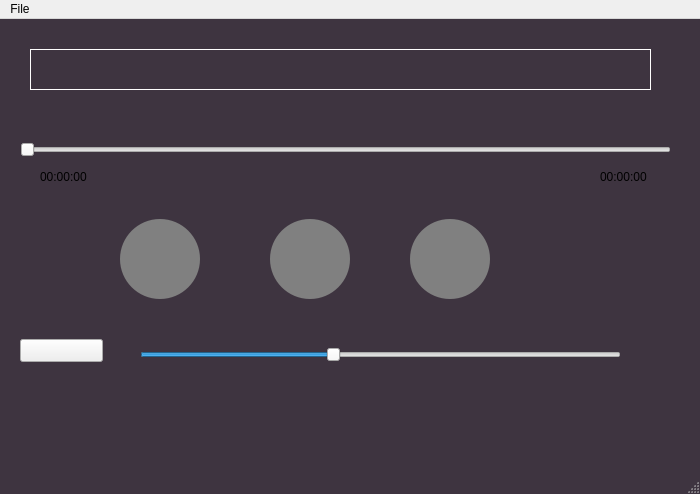
<?xml version="1.0" encoding="UTF-8"?>
<ui version="4.0">
 <class>MainWindow</class>
 <widget class="QMainWindow" name="MainWindow">
  <property name="geometry">
   <rect>
    <x>0</x>
    <y>0</y>
    <width>700</width>
    <height>494</height>
   </rect>
  </property>
  <property name="windowTitle">
   <string>MainWindow</string>
  </property>
  <property name="styleSheet">
   <string notr="true">QMainWindow
{
	background-color:rgb(62,52,64);
	border:2px solid rbg(255,255,255);
}</string>
  </property>
  <widget class="QWidget" name="centralwidget">
   <widget class="QLabel" name="file_name">
    <property name="geometry">
     <rect>
      <x>30</x>
      <y>30</y>
      <width>621</width>
      <height>41</height>
     </rect>
    </property>
    <property name="styleSheet">
     <string notr="true">QLabel{
	border:1px solid rgb(255,255,255);
}</string>
    </property>
    <property name="frameShape">
     <enum>QFrame::Shape::StyledPanel</enum>
    </property>
    <property name="text">
     <string>&lt;html&gt;&lt;head/&gt;&lt;body&gt;&lt;p&gt;&lt;br/&gt;&lt;/p&gt;&lt;/body&gt;&lt;/html&gt;</string>
    </property>
   </widget>
   <widget class="QSlider" name="audio_duration">
    <property name="geometry">
     <rect>
      <x>20</x>
      <y>90</y>
      <width>651</width>
      <height>81</height>
     </rect>
    </property>
    <property name="styleSheet">
     <string notr="true"/>
    </property>
    <property name="maximum">
     <number>100</number>
    </property>
    <property name="orientation">
     <enum>Qt::Orientation::Horizontal</enum>
    </property>
   </widget>
   <widget class="QPushButton" name="play_pause">
    <property name="geometry">
     <rect>
      <x>270</x>
      <y>200</y>
      <width>80</width>
      <height>80</height>
     </rect>
    </property>
    <property name="styleSheet">
     <string notr="true">QPushButton {
  border:none;
  border-radius:40px;
  background-color:grey;
  color:white;
  min-width:80px;
  max-width:80px;
  min-height:80px;
  max-height:80px;
}
</string>
    </property>
    <property name="text">
     <string/>
    </property>
    <property name="autoRepeatInterval">
     <number>104</number>
    </property>
   </widget>
   <widget class="QPushButton" name="audio_forward">
    <property name="geometry">
     <rect>
      <x>410</x>
      <y>200</y>
      <width>80</width>
      <height>80</height>
     </rect>
    </property>
    <property name="styleSheet">
     <string notr="true">QPushButton {
  border:none;
  border-radius:40px;
  background-color:grey;
  color:white;
  min-width:80px;
  max-width:80px;
  min-height:80px;
  max-height:80px;
}
</string>
    </property>
    <property name="text">
     <string/>
    </property>
    <property name="autoRepeatInterval">
     <number>104</number>
    </property>
   </widget>
   <widget class="QPushButton" name="audio_backward">
    <property name="geometry">
     <rect>
      <x>120</x>
      <y>200</y>
      <width>80</width>
      <height>80</height>
     </rect>
    </property>
    <property name="styleSheet">
     <string notr="true">QPushButton {
  border:none;
  border-radius:40px;
  background-color:grey;
  color:white;
  min-width:80px;
  max-width:80px;
  min-height:80px;
  max-height:80px;
}
</string>
    </property>
    <property name="text">
     <string/>
    </property>
    <property name="autoRepeatInterval">
     <number>104</number>
    </property>
   </widget>
   <widget class="QPushButton" name="mute_unmute">
    <property name="geometry">
     <rect>
      <x>20</x>
      <y>320</y>
      <width>83</width>
      <height>23</height>
     </rect>
    </property>
    <property name="styleSheet">
     <string notr="true">QPushButton{
	
	


}</string>
    </property>
    <property name="text">
     <string/>
    </property>
   </widget>
   <widget class="QSlider" name="audio_volume">
    <property name="geometry">
     <rect>
      <x>140</x>
      <y>310</y>
      <width>481</width>
      <height>51</height>
     </rect>
    </property>
    <property name="maximum">
     <number>100</number>
    </property>
    <property name="value">
     <number>40</number>
    </property>
    <property name="orientation">
     <enum>Qt::Orientation::Horizontal</enum>
    </property>
   </widget>
   <widget class="QLabel" name="currentTime">
    <property name="geometry">
     <rect>
      <x>40</x>
      <y>150</y>
      <width>68</width>
      <height>15</height>
     </rect>
    </property>
    <property name="text">
     <string>00:00:00</string>
    </property>
   </widget>
   <widget class="QLabel" name="totalTime">
    <property name="geometry">
     <rect>
      <x>600</x>
      <y>150</y>
      <width>68</width>
      <height>15</height>
     </rect>
    </property>
    <property name="text">
     <string>00:00:00</string>
    </property>
   </widget>
  </widget>
  <widget class="QMenuBar" name="menubar">
   <property name="geometry">
    <rect>
     <x>0</x>
     <y>0</y>
     <width>700</width>
     <height>20</height>
    </rect>
   </property>
   <widget class="QMenu" name="menuFile">
    <property name="title">
     <string>File</string>
    </property>
    <addaction name="actionOpen_File"/>
   </widget>
   <addaction name="menuFile"/>
  </widget>
  <widget class="QStatusBar" name="statusbar"/>
  <action name="actionOpen_File">
   <property name="text">
    <string>Open File</string>
   </property>
  </action>
 </widget>
 <resources/>
 <connections/>
</ui>
